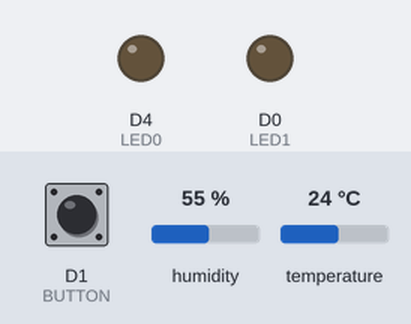
Simulated run of this sketch. Board: ESP8266 (NodeMCU). On the bench: output pins drawn as LEDs (lit = HIGH). Inputs (shaded band) come from the test bench; at power-on: D1 (BUTTON) HIGH, humidity 55 %, temperature 24 °C. WiFi joins after 1.5 s; servers stay silent unless stated; the local clock reads 2024-03-15 10:24:30 at power-on unless the sketch sets it; storage starts empty; what the sketch prints to the serial monitor is not drawn.

Above: at 1.6 s.
Timing chart, 0 to 3.1 s (numbered marks = the images above):
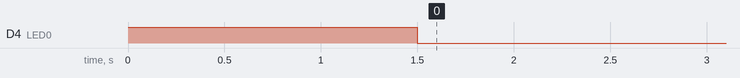

The sketch:

TransmiteClient.ino
```cpp
//------------------------------------------------------------------------------------
// Libraries Needed For This Project
//------------------------------------------------------------------------------------
#include "FS.h"
#include <TimeLib.h>
#include <ESP8266WiFi.h>
#include <ESP8266HTTPClient.h>
#include <Wire.h>        //Biblioteca para manipulação do protocolo I2C
#include <DS3231.h>      //Biblioteca para manipulação do DS3231
#include <WiFiUdp.h>
#include <DHT.h>;
//------------------------------------------------------------------------------------
// Defining I/O Pins
//------------------------------------------------------------------------------------
  #define       LED0      2         // WIFI Module LED
  #define       LED1      D0        // Indicate Connectivity With Client #1
  #define       BUTTON    D1        // Connectivity ReInitiate Button
  #define DHTPIN D3 // What digital pin we're connected to
  #define DHTTYPE DHT22 // DHT 22, AM2302, AM2321
//------------------------------------------------------------------------------------
// BUTTON Variables
//------------------------------------------------------------------------------------
  int           ButtonState;
  int           LastButtonState   = LOW;
  int           LastDebounceTime  = 0;
  int           DebounceDelay     = 50;
  const String  ClientType       = "1";
  int           numBytes          =1;
  const int timeZone = -3;
  const String x = "'";
  static String hr;
  static String dt;
  static String param1;
  static String param2;
  static String param3;
  static String param4;
  static float h;
  static float t;
//------------------------------------------------------------------------------------
// LED Delay Variables
//------------------------------------------------------------------------------------
  int           LEDState          = LOW;
  unsigned long CurrMillis        = 0;
  unsigned long PrevMillis        = 0;
  unsigned long Interval          = 1000;
//------------------------------------------------------------------------------------
// WIFI Authentication Variables
//------------------------------------------------------------------------------------
/* This Client Is Going To Connect To A WIFI Server Access Point
 * So You Have To Specify Server WIFI SSID & Password In The Code Not Here
 * Please See The Function Below Name (WiFi.Begin)
 * If WIFI dont need Any password Then WiFi.begin("SSIDNAME")
 * If WIFI needs a Password Then WiFi.begin("SSIDNAME", "PASSWORD")
 */
  char*         ESPssid;            // Wifi Name
  char*         ESPpassword;        // Wifi Password
//------------------------------------------------------------------------------------
// WIFI Module Role & Port
//------------------------------------------------------------------------------------
// NTP Servers:
static const char ntpServerName[] = "br.pool.ntp.org";
//------------------------------------------------------------------------------------

/* This WIFI Module Code Works As A Client
 * That Will Connect To A Server WIFI Modul With (IP ADDress 192.168.4.1)
 */
  int             ESPServerPort  = 9001;
  IPAddress      ESPServer(192,168,4,1);
  WiFiClient      ESPClient;
  DHT dht(DHTPIN, DHTTYPE);
  DS3231 rtc;              //Criação do objeto do tipo DS3231
  RTCDateTime dataehora;   //Criação do objeto do tipo RTCDateTime

//====================================================================================

void sendNTPpacket(IPAddress &address);

void formatFS(void) {
  SPIFFS.format();
}

void sendSensor()
{
  float h = dht.readHumidity();
  float t = dht.readTemperature(); // or dht.readTemperature(true) for Fahrenheit

  if (isnan(h) || isnan(t)) {
    Serial.println("Failed to read from DHT sensor!");
    return;
  } else {
    writeFile("Temperatura" + (String)t);
  }

}

void createFile(void) {
  File wFile;

  //Cria o arquivo se ele não existir
  if (SPIFFS.exists("/log.txt")) {
    Serial.println("Arquivo ja existe!");
  } else {
    Serial.println("Criando o arquivo...");
    wFile = SPIFFS.open("/log.txt", "w+");

    //Verifica a criação do arquivo
    if (!wFile) {
      Serial.println("Erro ao criar arquivo!");
    } else {
      Serial.println("Arquivo criado com sucesso!");
    }
  }
  wFile.close();
}

void deleteFile(void) {
  //Remove o arquivo
  if (SPIFFS.remove("/log.txt")) {
    Serial.println("Erro ao remover arquivo!");
  } else {
    Serial.println("Arquivo removido com sucesso!");
  }
}

void writeFile(String msg) {

  //Abre o arquivo para adição (append)
  //Inclue sempre a escrita na ultima linha do arquivo
  File rFile = SPIFFS.open("/log.txt", "a+");

  if (!rFile) {
    Serial.println("Erro ao abrir arquivo!");
  } else {
    rFile.println("Log: " + msg);
    Serial.println(msg);
  }
  rFile.close();
}


void closeFS(void) {
  SPIFFS.end();
}

void openFS(void) {
  //Abre o sistema de arquivos
  if (!SPIFFS.begin()) {
    Serial.println("Erro ao abrir o sistema de arquivos");
  } else {
    Serial.println("Sistema de arquivos aberto com sucesso!");
  }
}


  void setup()
  {
    // Setting The Serial Port ----------------------------------------------
    Serial.begin(115200);           // Computer Communication
    rtc.begin();
    dht.begin();

    // Setting The Mode Of Pins ---------------------------------------------
    pinMode(LED0, OUTPUT);          // WIFI OnBoard LED Light
    pinMode(LED1, OUTPUT);          // Indicator For Client #1 Connectivity
    pinMode(BUTTON, INPUT_PULLUP);  // Initiate Connectivity
    digitalWrite(LED0, !LOW);       // Turn WiFi LED Off

    // Print Message Of I/O Setting Progress --------------------------------
    Serial.println("\nI/O Pins Modes Set .... Done");

    // Starting To Connect --------------------------------------------------
    if(WiFi.status() == WL_CONNECTED)
    {
      WiFi.disconnect();
      WiFi.mode(WIFI_OFF);
      delay(50);
    }

    /* in this part it should load the ssid and password
     * from eeprom they try to connect using them */

    WiFi.mode(WIFI_STA);                // To Avoid Broadcasting An SSID
    WiFi.begin("MasterMV", "");      // The SSID That We Want To Connect To

    // Printing Message For User That Connetion Is On Process ---------------
    Serial.println("!--- Connecting To " + WiFi.SSID() + " ---!");

    // WiFi Connectivity ----------------------------------------------------
    CheckWiFiConnectivity();        // Checking For Connection

    // Stop Blinking To Indicate Connected ----------------------------------
    digitalWrite(LED0, !HIGH);
    Serial.println("!-- Client Device Connected --!");

    // Printing IP Address --------------------------------------------------
    Serial.println("Connected To      : " + String(WiFi.SSID()));
    Serial.println("Signal Strenght   : " + String(WiFi.RSSI()) + " dBm");
    Serial.print  ("Server IP Address : ");
    Serial.println(ESPServer);
    Serial.print  ("Server Port Num   : ");
    Serial.println(ESPServerPort);
    // Printing MAC Address
    Serial.print  ("Device MC Address : ");
    Serial.println(String(WiFi.macAddress()));
    // Printing IP Address
    Serial.print  ("Device IP Address : ");
    Serial.println(WiFi.localIP());

     createFile();
  //Abre o sistema de arquivos (mount)
  openFS();
  //Cria o arquivo caso o mesmo não exista


    // Conecting The Device As A Client -------------------------------------
    ESPRequest();


  }

//====================================================================================
  time_t prevDisplay = 0;


  void loop()
  {
 dataehora = rtc.getDateTime();
  dtHora();

  float h = dht.readHumidity();
  float t = dht.readTemperature();
    ReadButton();
    ESPRequest();

    delay(80000);

  }

  void dtHora() {

 dataehora = rtc.getDateTime();  //Atribuindo valores instantâneos de  //data e hora à instância dataehora

  String ano = ((String)dataehora.year);
  String mes = ((String)dataehora.month);
  String dia = ((String)dataehora.day);

  String h24 = ((String)dataehora.hour);
  String mit = ((String)dataehora.minute);
  String ss  = ((String)dataehora.second);

  dt =  ano + '-' + mes + '-' + dia;
  hr =  h24 + ':' + mit + ':' + ss;

  h = dht.readHumidity();
  t = dht.readTemperature();

  param2 = dt;
  param3 = hr;


  param4 = ClientType + '/' + param2 + '/' + param3 + '/' + t + '/' + h;

  Serial.println(param4);


}

//====================================================================================

  void ReadButton()
  {
    // Reading The Button
    int reading = digitalRead(BUTTON);

    reading = 1;
    // If It Doest Match The Previous State
    if(reading != LastButtonState)
    {
      LastDebounceTime = millis();
    }

    // To Iliminate Debounce
    if((millis() - LastDebounceTime) > DebounceDelay)
    {
      if(reading != ButtonState)
      {
        ButtonState = reading;

        if(ButtonState == LOW)
        {

          Serial.println   ("<" + ClientType + "-" + LEDState + ">");
          ESPClient.println("<" + ClientType + "-" + LEDState + ">");
          ESPClient.flush();
        }
      }
    }

    // Last Button State Concidered
    LastButtonState = reading;
  }

//====================================================================================

  void CheckWiFiConnectivity()
  {
    while(WiFi.status() != WL_CONNECTED)
    {
      for(int i=0; i < 10; i++)
      {
        Serial.print(".");
      }
      Serial.println("");
    }
  }

  void ESPRequest()
  {
    // First Make Sure You Got Disconnected
    ESPClient.stop();

    // If Sucessfully Connected Send Connection Message
    if(ESPClient.connect(ESPServer, ESPServerPort))
    {


       Serial.println    ("<" + ClientType + "- CONNECTED>");
       Serial.println("<" + ClientType +"-"+param4+">");
      ESPClient.println ("<" + ClientType +"-"+param4+">");
      numBytes = numBytes+1;

    }
  }

//====================================================================================
```
